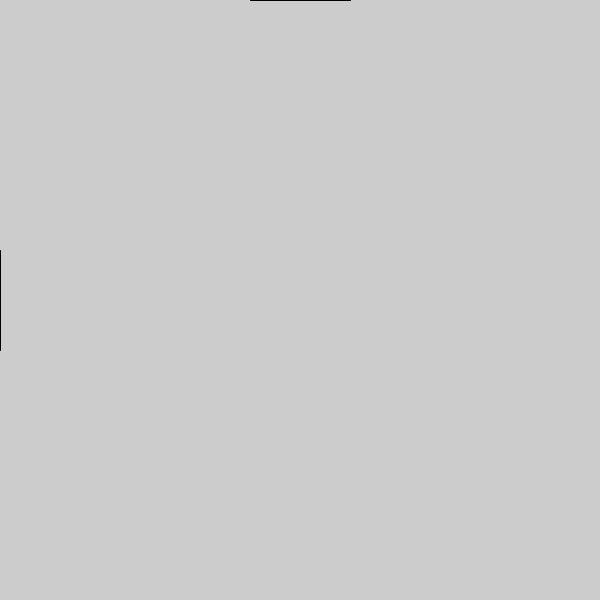
Frame 1 (no input)
Frame 60 (the mouse pressed at the canvas centre just before this capture): identical to frame 1, image omitted
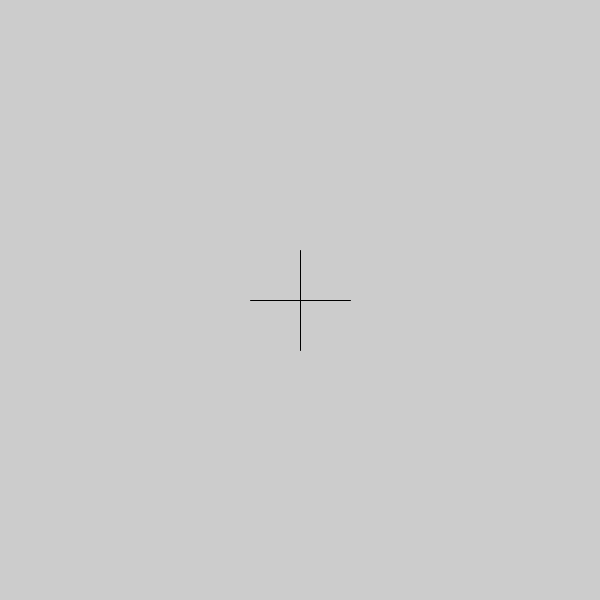
Frame 120 (the mouse held since frame 60 and released just before this capture)

The Processing sketch that drew these frames (run headless with seeded random() and noise(); from frame 60 on, the mouse is pressed at the canvas centre):

// Processing sketch: pmouse
// ── pmouse.pde
// Move the mouse quickly to see the difference
// between the current and previous position

// pmouseX // 前のフレームでのマウスカーソルの水平位置
// pmouseY // 前のフレームでのマウスカーソルの垂直位置

void setup(){
  size(600,600);
}

void draw() {
  background(204);
  line(mouseX, 250, pmouseX, 350);
  line(250, mouseY, 350, pmouseY);
  println(mouseX + " : " + pmouseX);
}
